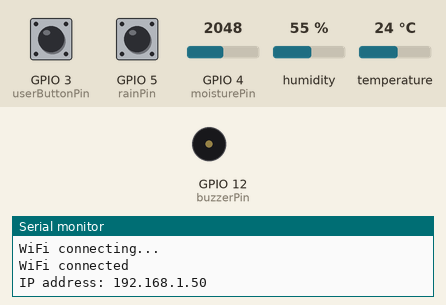
Recording of a sketch running on a simulated ESP32. Shown: buzzer (waves = sounding), the last lines printed to the serial monitor. The test bench sets the inputs (shaded band); at power-on: GPIO 4 (moisturePin) = 2048, GPIO 3 (userButtonPin) HIGH, GPIO 5 (rainPin) HIGH, humidity 55 %, temperature 24 °C. WiFi joins after 1.5 s; servers stay silent unless stated; no MQTT or app messages arrive unless stated.

Above: at 5.8 s.
5.9 s: GPIO 4 (moisturePin) set to 2000
11.2 s: GPIO 4 (moisturePin) set to 1924
At 15.1 s:
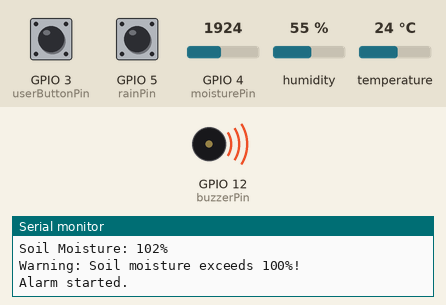
17.4 s: GPIO 3 (userButtonPin) pulled LOW for 3 s
Timing chart, 0 to 42.5 s (numbered marks = the images above; inputs shaded):
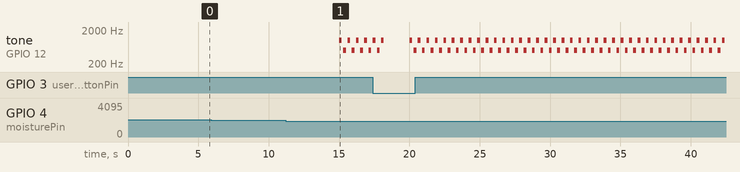

Measured:
- the behaviour switches between 1971 and 1970 on GPIO 4 (moisturePin) (found by bisection; images 0 and 1)
- after the input at 11.2 s, tone on GPIO 12 (buzzerPin): silent → 1000 Hz after 3.8 s, then repeats every 0.60 s: silent 0.10 s, 500 Hz 0.20 s, silent 0.10 s, 1000 Hz 0.20 s

The sketch:

CPC357Project.ino
```cpp
#include "DHT.h"  // 包含用于 DHT 传感器的库 // Include library for DHT sensor
#include "alarm.h"
#include "mynetwork.h"
#include "RainMonitor.h"
#include "SoilMoistureMonitor.h"
#include "SharedResources.h"

#define DHTTYPE DHT11  // 定义传感器类型为 DHT11 // Define the sensor type as DHT11

const int dht11Pin = 42;
const int rainPin = 5;
const int moisturePin = 4;
const int userButtonPin = 3;
const int colorLedPin = 46;

const int MinMoistureValue = 5000;
const int MaxMoistureValue = 2000;

char buffer[128] = "";       // 创建一个文本缓冲区，用于存储消息 // Create a text buffer for storing messages
DHT dht(dht11Pin, DHTTYPE);  // 初始化 DHT 传感器 // Initialize the DHT sensor

const bool enableNetwork = false;

void setup() {
  Serial.begin(115200);
  dht.begin();  // 初始化 DHT 传感器 // Initialize the DHT sensor
  pinMode(userButtonPin, INPUT);

  network::setup_network();

  initSharedResources();
  RainMonitor::setupRainMonitor(rainPin);                                                          // 初始化雨监控 // Initialize rain monitoring
  SoilMoistureMonitor::setupSoilMoistureMonitor(moisturePin, MinMoistureValue, MaxMoistureValue);  // 初始化土壤湿度监控 // Initialize soil moisture monitoring
}

void loop() {
  delay(3000);
  if (digitalRead(userButtonPin) != HIGH) {
    alarmPlay::stopAlarm();
  }

  float temperature = dht.readTemperature();  // 从 DHT 传感器读取温度值 // Read temperature value from the DHT sensor
  float humidity = dht.readHumidity();

  if (xSemaphoreTake(serialMutex, portMAX_DELAY)) {
    sprintf(buffer, "[Temperature]%.2f", temperature);
    network::mqtt_publish("iot/devices/DH11", buffer);
    sprintf(buffer, "[Humidity]%.2f", humidity);
    network::mqtt_publish("iot/devices/DH11", buffer);
    xSemaphoreGive(serialMutex);
  }

  sprintf(buffer, "Temperature: %.2f degree Celsius, Humidity: %.2f%%", temperature, humidity);
  Serial.println(buffer);  // 打印发布的温度数据 // Print the published temperature data
}
```

RainMonitor.cpp
```cpp
#include "RainMonitor.h"
#include "SharedResources.h"
#include "mynetwork.h"

namespace RainMonitor {
unsigned long rainDuration = 0;  // 累计下雨时间 Time of rain (ms)
int rainPin = -1;                // 雨感应引脚 Rain sensor pin
unsigned long startTime = 0;     // 下雨开始时间 Start time of rain
bool isRaining = false;          // 当前是否下雨 Is it raining now?
char buffer[128] = "";

// FreeRTOS 任务：监控雨感应引脚状态 Task to monitor the rain sensor pin status
void monitorRainTask(void *parameter) {
  while (true) {
    int raining = !digitalRead(rainPin);  // 雨感应状态 Rain sensor status
    if (xSemaphoreTake(serialMutex, portMAX_DELAY)) {
        sprintf(buffer, "[Rain]%d", raining);
        network::mqtt_publish("iot/devices/MH-RD",buffer);

        sprintf(buffer, "Raining: %d", raining);
        Serial.println(buffer);

      xSemaphoreGive(serialMutex);  // 释放互斥量 Release the mutex
    }


    if (raining && !isRaining) {
      // 开始下雨，记录起始时间 Start raining, record start time
      startTime = millis();
      isRaining = true;
    } else if (!raining && isRaining) {
      // 停止下雨，累计时间 Stop raining, accumulate time
      rainDuration = millis() - startTime;
      isRaining = false;

      // 输出累计时间 Output accumulated time
      if (xSemaphoreTake(serialMutex, portMAX_DELAY)) {
        sprintf(buffer, "[RainDuration]%lu", rainDuration);
        network::mqtt_publish("iot/devices/MH-RD",buffer);

        sprintf(buffer, "Rain Duration: %lu ms", rainDuration);
        Serial.println(buffer);

        xSemaphoreGive(serialMutex);  // 释放互斥量 Release the mutex
      }
    }

    vTaskDelay(pdMS_TO_TICKS(5000));
  }
}

// 初始化雨监控 Initialize rain monitoring
void setupRainMonitor(int pin) {
  rainPin = pin;
  pinMode(rainPin, INPUT);

  // 初始化任务 Initialize task
  xTaskCreate(
    monitorRainTask,      // 任务函数 Task function
    "Monitor Rain Task",  // 任务名称 Task name
    4096,                 // 栈大小 Stack size
    NULL,                 // 无参数 No parameter
    1,                    // 优先级 Priority
    NULL                  // 无需任务句柄 No task handle
  );
}

// 启动雨监控任务（备用） Start rain monitoring task (backup)
void startRainMonitorTask() {
  Serial.println("Rain Monitor Task is running...");
}
}
```

RainMonitor.h
```cpp
#pragma once

#include <Arduino.h>
#include "freertos/FreeRTOS.h"
#include "freertos/task.h"

namespace RainMonitor {
    extern unsigned long rainDuration; // 累计下雨时间 (ms) // Time of rain (ms)
    extern int rainPin;                // 雨感应引脚 // Rain sensor pin

    void setupRainMonitor(int pin);    // 初始化雨监控 // Initialize rain monitoring
    void startRainMonitorTask();       // 启动雨监控任务 // Start rain monitoring task
}
```

SharedResources.cpp
```cpp
#include "SharedResources.h"

// 定义互斥量 Define the mutex
SemaphoreHandle_t serialMutex = NULL;

// 初始化互斥量的函数 Function to initialize the mutex
void initSharedResources() {
  serialMutex = xSemaphoreCreateMutex();
  if (serialMutex == NULL) {
    Serial.println("Failed to create shared mutex!");
  }
}
```

SharedResources.h
```cpp
#pragma once

#include <Arduino.h>
#include <FreeRTOS.h>

// 声明互斥量 Declare the mutex
extern SemaphoreHandle_t serialMutex;
void initSharedResources();
```

SoilMoistureMonitor.cpp
```cpp
#include "SoilMoistureMonitor.h"
#include "alarm.h"
#include "SharedResources.h"
#include "mynetwork.h"

namespace SoilMoistureMonitor {

TaskHandle_t soilMoistureTaskHandle = NULL;  // 任务句柄 Task handle
int moisturePin = -1;                        // 土壤湿度传感器引脚 Soil moisture sensor pin
int minMoistureValue = 5000;                 // 默认最小湿度值 // Default minimum humidity value
int maxMoistureValue = 2000;                 // 默认最大湿度值 // Default maximum humidity value
char buffer[128] = "";

// 土壤湿度监控任务 Soil moisture monitoring task
void soilMoistureTask(void *parameter) {
  while (true) {
    // 读取并计算湿度百分比 Read and calculate humidity percentage
    int moistureValue = analogRead(moisturePin);
    int moisture = map(moistureValue, minMoistureValue, maxMoistureValue, 0, 100);

    // 打印土壤湿度 Print soil moisture
    if (xSemaphoreTake(serialMutex, portMAX_DELAY)) {
      sprintf(buffer, "[SoilMoisture]%d", moisture);
      network::mqtt_publish("iot/devices/MH-Moisture", buffer);

      sprintf(buffer, "Soil Moisture: %d%%", moisture);
      Serial.println(buffer);

      xSemaphoreGive(serialMutex);  // 释放互斥量 Release mutex
    }

    // 如果湿度超过 100%，触发报警 If the humidity exceeds 100%, trigger an alarm
    if (moisture > 100) {
      if (xSemaphoreTake(serialMutex, portMAX_DELAY)) {
        Serial.println("Warning: Soil moisture exceeds 100%!");

        xSemaphoreGive(serialMutex);  // 释放互斥量 Release mutex
      }
      alarmPlay::startAlarm();
    } else {
      if (alarmPlay::isAlarmRunning()) {
        alarmPlay::stopAlarm();
      }
    }

    vTaskDelay(pdMS_TO_TICKS(5000));
  }
}

// 初始化土壤湿度监控 Initialize soil moisture monitoring
void setupSoilMoistureMonitor(int pin, int minVal, int maxVal) {
  moisturePin = pin;
  minMoistureValue = minVal;
  maxMoistureValue = maxVal;

  pinMode(moisturePin, INPUT);

  // 创建土壤湿度监控任务 Create soil moisture monitoring task
  xTaskCreate(
    soilMoistureTask,        // 任务函数 Task function
    "Soil Moisture Task",    // 任务名称 Task name
    4096,                    // 栈大小  Stack size
    NULL,                    // 参数 Parameters
    1,                       // 优先级 Priority
    &soilMoistureTaskHandle  // 保存任务句柄 Save task handle
  );
}

void startSoilMoistureTask() {
  Serial.println("Soil Moisture Monitoring Task is running...");
}

}
```

SoilMoistureMonitor.h
```cpp
#pragma once

#include <Arduino.h>
#include "freertos/FreeRTOS.h"
#include "freertos/task.h"

namespace SoilMoistureMonitor {
    extern TaskHandle_t soilMoistureTaskHandle; // 任务句柄 Task handle
    extern int moisturePin;                    // 土壤湿度传感器引脚 Soil moisture sensor pin
    extern int minMoistureValue;               // 最小湿度值（校准值） Minimum moisture value (calibrated value)
    extern int maxMoistureValue;               // 最大湿度值（校准值） Maximum moisture value (calibrated value)

    void setupSoilMoistureMonitor(int pin, int minVal, int maxVal);
    void startSoilMoistureTask();
    void soilMoistureTask(void *parameter);
}
```

alarm.cpp
```cpp
#include "alarm.h"

namespace alarmPlay {
int buzzerPin = 12;
TaskHandle_t alarmTaskHandle = NULL;

void playMidi(int pin, const int notes[][3], size_t len) {
  for (int i = 0; i < len; i++) {
    tone(pin, notes[i][0]);
    delay(notes[i][1]);
    noTone(pin);
    delay(notes[i][2]);
  }
}

void playAlarm(int buzzerPin) {
  tone(buzzerPin, 1000);
  delay(200);
  noTone(buzzerPin);
  delay(100);

  tone(buzzerPin, 500);
  delay(200);
  noTone(buzzerPin);
  delay(100);
}

void playAlarmTask(void *parameter) {
  while (true) {
    playAlarm(buzzerPin);
  }
}

void setupAlarm(int pin) {
  buzzerPin = pin;
  pinMode(buzzerPin, OUTPUT);
}
void startAlarm() {
  if (alarmTaskHandle == NULL) {
    xTaskCreate(
      playAlarmTask,    // 任务函数 Task function
      "Alarm Task",     // 任务名称 Task name
      1000,             // 栈大小 Stack size
      NULL,             // 参数 Parameter
      1,                // 优先级 Priority
      &alarmTaskHandle  // 保存任务句柄 Save the task handle
    );
    Serial.println("Alarm started.");
  } else {
    Serial.println("Alarm is already running.");
  }
}
void stopAlarm() {
  if (alarmTaskHandle != NULL) {
    vTaskDelete(alarmTaskHandle);  // 删除任务 Delete the task
    alarmTaskHandle = NULL;
    noTone(buzzerPin);  // 确保蜂鸣器停止 Ensure the buzzer stops
    Serial.println("Alarm stopped.");
  } else {
    Serial.println("Alarm is not running.");
  }
}
bool isAlarmRunning() {
  if (alarmTaskHandle != NULL) {
    return true;
  }
  return false;  // 如果任务句柄为空，任务未运行 If the task handle is empty, the task is not running
}

}
```

alarm.h
```cpp
#pragma once

#include <Arduino.h>
#include "freertos/FreeRTOS.h"
#include "freertos/task.h"

#define ARRAY_LEN(array) (sizeof(array) / sizeof(array[0]))
#define A3 220
#define C4 262
#define E4 330
#define A4 440
#define C5 523
#define E5 659
#define B3 247
#define D4 294
#define G4 392
#define B4 494
#define D5 587
#define G5 784
#define A5 880
#define Fb5 740
#define D6 1175
#define Fb6 1480
#define E6 1319
#define G6 1568
#define B5 988
#define Gb5 831
#define Gb4 415
#define Cb5 554
#define Fb4 370
#define F5 698
#define Cb6 1109
#define Cb4 277
#define Gb3 208
#define Fb3 185
#define C6 1047
#define A6 1760

namespace alarmPlay{
  const int midi1[592][3] = {
  {A3, 169, 10},
  {C4, 169, 10},
  {E4, 169, 10},
  {A4, 169, 10},
  {C5, 169, 10},
  {E5, 169, 10},
  {B3, 169, 10},
  {D4, 169, 10},
  {G4, 169, 10},
  {B4, 169, 10},
  {D5, 169, 10},
  {G5, 169, 10},
  {C4, 169, 10},
  {E4, 169, 10},
  {A4, 169, 10},
  {C5, 169, 10},
  {E5, 169, 10},
  {A5, 169, 10},
  {D5, 169, 10},
  {E5, 169, 10},
  {G5, 84, 5},
  {E5, 84, 5},
  {C5, 169, 10},
  {B4, 169, 10},
  {G4, 169, 10},
  {A3, 169, 10},
  {C4, 169, 10},
  {E4, 169, 10},
  {A4, 169, 10},
  {C5, 169, 10},
  {E5, 169, 10},
  {B3, 169, 10},
  {D4, 169, 10},
  {G4, 169, 10},
  {B4, 169, 10},
  {D5, 169, 10},
  {G5, 169, 10},
  {C4, 169, 10},
  {E4, 169, 10},
  {A4, 169, 10},
  {C5, 169, 10},
  {E5, 169, 10},
  {A5, 169, 10},
  {D5, 169, 10},
  {E5, 169, 10},
  {G5, 84, 5},
  {E5, 84, 5},
  {C5, 169, 10},
  {B4, 169, 10},
  {G4, 169, 10},
  {A4, 169, 10},
  {C5, 169, 10},
  {E5, 169, 10},
  {A4, 169, 10},
  {E5, 169, 10},
  {A4, 84, 5},
  {C5, 84, 5},
  {B4, 169, 10},
  {B4, 169, 10},
  {E5, 169, 10},
  {B4, 169, 10},
  {E5, 169, 10},
  {B4, 169, 10},
  {C5, 169, 10},
  {A4, 169, 10},
  {E5, 169, 10},
  {A4, 169, 10},
  {E5, 169, 10},
  {A4, 84, 5},
  {C5, 84, 5},
  {D5, 169, 10},
  {E5, 169, 10},
  {G5, 169, 10},
  {D5, 56, 4},
  {E5, 56, 4},
  {D5, 56, 4},
  {B4, 169, 10},
  {G4, 169, 10},
  {A4, 169, 10},
  {C4, 169, 10},
  {E5, 169, 10},
  {A4, 169, 10},
  {E5, 169, 10},
  {E5, 169, 10},
  {B4, 169, 10},
  {D4, 169, 10},
  {E5, 169, 10},
  {C5, 169, 10},
  {E5, 169, 10},
  {A5, 169, 10},
  {Fb5, 169, 10},
  {A4, 169, 10},
  {D5, 169, 10},
  {Fb5, 169, 10},
  {A5, 169, 10},
  {D6, 169, 10},
  {Fb6, 1017, 54},
  {E5, 339, 19},
  {A4, 169, 10},
  {B4, 169, 10},
  {C5, 169, 10},
  {E5, 169, 10},
  {D5, 339, 19},
  {G4, 339, 19},
  {D5, 339, 19},
  {C5, 339, 19},
  {B4, 169, 10},
  {C5, 169, 10},
  {B4, 169, 10},
  {G4, 169, 10},
  {E4, 339, 19},
  {A4, 339, 19},
  {A4, 339, 19},
  {E5, 339, 19},
  {A4, 169, 10},
  {C5, 169, 10},
  {E5, 169, 10},
  {G5, 169, 10},
  {Fb5, 339, 19},
  {D5, 339, 19},
  {D5, 169, 10},
  {E5, 169, 10},
  {C5, 169, 10},
  {B4, 169, 10},
  {G4, 339, 19},
  {B4, 339, 19},
  {A4, 1017, 54},
  {E5, 339, 19},
  {A4, 169, 10},
  {B4, 169, 10},
  {C5, 169, 10},
  {E5, 169, 10},
  {D5, 339, 19},
  {G4, 339, 19},
  {D5, 339, 19},
  {C5, 339, 19},
  {B4, 169, 10},
  {C5, 169, 10},
  {B4, 169, 10},
  {G4, 169, 10},
  {E4, 339, 19},
  {A4, 339, 19},
  {A4, 339, 19},
  {E5, 339, 19},
  {A4, 169, 10},
  {C5, 169, 10},
  {E5, 169, 10},
  {G5, 169, 10},
  {Fb5, 339, 19},
  {D5, 339, 19},
  {D5, 169, 10},
  {E5, 169, 10},
  {C5, 169, 10},
  {B4, 169, 10},
  {G4, 339, 19},
  {B4, 339, 19},
  {A4, 1017, 54},
  {A4, 339, 19},
  {E5, 678, 36},
  {D5, 169, 10},
  {E5, 169, 10},
  {G5, 169, 10},
  {D5, 56, 4},
  {E5, 56, 4},
  {D5, 56, 4},
  {B4, 169, 10},
  {G4, 169, 10},
  {A4, 339, 19},
  {E5, 678, 36},
  {A5, 339, 19},
  {E6, 678, 36},
  {A5, 339, 19},
  {E6, 678, 36},
  {D6, 169, 10},
  {E6, 169, 10},
  {G6, 169, 10},
  {D6, 56, 4},
  {E6, 56, 4},
  {D6, 56, 4},
  {B5, 169, 10},
  {G5, 169, 10},
  {A5, 2035, 108},
  {A4, 339, 19},
  {E5, 678, 36},
  {D5, 169, 10},
  {E5, 169, 10},
  {G5, 169, 10},
  {D5, 56, 4},
  {E5, 56, 4},
  {D5, 56, 4},
  {B4, 169, 10},
  {G4, 169, 10},
  {A4, 339, 19},
  {E5, 678, 36},
  {A5, 339, 19},
  {E6, 678, 36},
  {A5, 339, 19},
  {E6, 678, 36},
  {D6, 169, 10},
  {E6, 169, 10},
  {G6, 169, 10},
  {D6, 56, 4},
  {E6, 56, 4},
  {D6, 56, 4},
  {B5, 169, 10},
  {G5, 169, 10},
  {Gb5, 1017, 54},
  {B4, 339, 19},
  {A4, 339, 19},
  {Gb4, 339, 19},
  {A4, 508, 28},
  {A4, 84, 5},
  {B4, 84, 5},
  {Cb5, 254, 14},
  {B4, 254, 14},
  {Cb5, 169, 10},
  {Cb5, 508, 28},
  {Cb5, 84, 5},
  {Fb5, 84, 5},
  {Gb5, 169, 10},
  {A5, 169, 10},
  {Gb5, 56, 4},
  {A5, 56, 4},
  {Gb5, 56, 4},
  {E5, 169, 10},
  {Fb5, 254, 14},
  {Gb5, 254, 14},
  {A5, 169, 10},
  {Gb5, 254, 14},
  {E5, 254, 14},
  {D5, 169, 10},
  {Cb5, 508, 28},
  {Fb5, 169, 10},
  {Fb5, 678, 36},
  {D5, 678, 36},
  {D5, 254, 14},
  {E5, 254, 14},
  {D5, 169, 10},
  {Cb5, 254, 14},
  {B4, 254, 14},
  {A4, 169, 10},
  {A4, 254, 14},
  {Gb4, 254, 14},
  {Fb4, 169, 10},
  {Gb4, 254, 14},
  {A4, 254, 14},
  {B4, 169, 10},
  {Cb5, 84, 5},
  {B4, 84, 5},
  {Cb5, 84, 5},
  {D5, 84, 5},
  {E5, 84, 5},
  {D5, 84, 5},
  {E5, 84, 5},
  {Fb5, 84, 5},
  {F5, 169, 10},
  {Gb4, 169, 10},
  {Fb5, 169, 10},
  {Gb4, 169, 10},
  {Gb5, 169, 10},
  {Gb4, 169, 10},
  {B5, 339, 19},
  {A5, 508, 28},
  {A5, 84, 5},
  {B5, 84, 5},
  {Cb6, 169, 10},
  {B5, 56, 4},
  {Cb6, 56, 4},
  {B5, 225, 13},
  {A5, 169, 10},
  {Gb5, 508, 28},
  {Gb5, 84, 5},
  {A5, 84, 5},
  {B5, 169, 10},
  {A5, 169, 10},
  {Gb5, 56, 4},
  {A5, 56, 4},
  {Gb5, 56, 4},
  {E5, 169, 10},
  {Fb5, 254, 14},
  {Gb5, 254, 14},
  {A5, 169, 10},
  {Gb5, 254, 14},
  {E5, 254, 14},
  {D5, 169, 10},
  {Cb5, 508, 28},
  {Fb5, 169, 10},
  {Fb5, 678, 36},
  {D5, 678, 36},
  {D5, 254, 14},
  {E5, 254, 14},
  {D5, 169, 10},
  {Cb5, 254, 14},
  {B4, 254, 14},
  {A4, 169, 10},
  {A4, 254, 14},
  {Gb4, 254, 14},
  {Fb4, 169, 10},
  {Gb4, 254, 14},
  {A4, 254, 14},
  {B4, 169, 10},
  {Cb5, 84, 5},
  {B4, 84, 5},
  {Cb5, 84, 5},
  {D5, 84, 5},
  {E5, 84, 5},
  {D5, 84, 5},
  {E5, 84, 5},
  {Fb5, 84, 5},
  {F5, 169, 10},
  {Gb4, 84, 5},
  {Cb5, 84, 5},
  {Fb5, 169, 10},
  {Gb4, 84, 5},
  {Cb5, 84, 5},
  {Gb5, 169, 10},
  {Gb4, 84, 5},
  {Cb5, 84, 5},
  {B5, 339, 19},
  {A3, 169, 10},
  {Cb4, 169, 10},
  {Fb4, 169, 10},
  {A4, 169, 10},
  {Gb3, 169, 10},
  {B3, 169, 10},
  {E4, 169, 10},
  {Gb4, 169, 10},
  {B4, 169, 10},
  {A3, 169, 10},
  {Cb4, 169, 10},
  {Fb4, 169, 10},
  {A4, 169, 10},
  {B4, 169, 10},
  {A4, 169, 10},
  {Gb4, 169, 10},
  {E4, 169, 10},
  {Fb3, 169, 10},
  {A3, 169, 10},
  {Cb4, 169, 10},
  {Fb4, 169, 10},
  {A4, 169, 10},
  {Cb5, 169, 10},
  {Gb3, 169, 10},
  {B3, 169, 10},
  {E4, 169, 10},
  {Gb4, 169, 10},
  {B4, 169, 10},
  {E5, 169, 10},
  {A3, 169, 10},
  {Cb4, 169, 10},
  {Fb4, 169, 10},
  {A4, 169, 10},
  {Cb5, 169, 10},
  {Fb5, 169, 10},
  {B4, 169, 10},
  {Cb5, 169, 10},
  {E5, 84, 5},
  {Cb5, 84, 5},
  {A4, 169, 10},
  {Gb4, 169, 10},
  {E4, 169, 10},
  {A4, 169, 10},
  {C5, 169, 10},
  {E5, 169, 10},
  {A4, 169, 10},
  {E5, 169, 10},
  {A4, 84, 5},
  {C5, 84, 5},
  {B4, 169, 10},
  {B4, 169, 10},
  {E5, 169, 10},
  {B4, 169, 10},
  {E5, 169, 10},
  {B4, 169, 10},
  {C5, 169, 10},
  {A4, 169, 10},
  {E5, 169, 10},
  {A4, 169, 10},
  {E5, 169, 10},
  {A4, 84, 5},
  {C5, 84, 5},
  {D5, 169, 10},
  {E5, 169, 10},
  {G5, 169, 10},
  {D5, 56, 4},
  {E5, 56, 4},
  {D5, 56, 4},
  {B4, 169, 10},
  {G4, 169, 10},
  {A4, 169, 10},
  {C5, 169, 10},
  {E5, 169, 10},
  {A5, 169, 10},
  {C6, 169, 10},
  {E6, 169, 10},
  {B4, 169, 10},
  {D5, 169, 10},
  {G5, 169, 10},
  {B5, 169, 10},
  {D6, 169, 10},
  {A6, 169, 10},
  {Fb5, 169, 10},
  {A4, 169, 10},
  {D5, 169, 10},
  {Fb5, 169, 10},
  {A5, 169, 10},
  {D6, 169, 10},
  {Fb6, 339, 19},
  {D6, 169, 10},
  {Fb6, 169, 10},
  {D5, 169, 10},
  {Fb5, 169, 10},
  {D6, 2136, 0},
  };
  // using https://github.com/ShivamJoker/MIDI-to-Arduino

  extern TaskHandle_t alarmTaskHandle;

  void playAlarmTask(void *parameter);
  void playMidi(int pin, const int notes[][3], size_t len);
  void playAlarm(int buzzerPin);

  void setupAlarm(int pin);
  void startAlarm();
  void stopAlarm();
  bool isAlarmRunning();
}
```

mynetwork.h
```cpp
#pragma once

#include <PubSubClient.h> // 包含用于 MQTT 客户端的库 // Include library for MQTT client
#include <WiFi.h> // 包含用于 ESP32 WiFi 功能的库 // Include library for ESP32 WiFi functionality

namespace network{
  extern const char* WIFI_SSID;
  extern const char* WIFI_PASSWORD;
  extern const char* MQTT_SERVER;
  extern const char* MQTT_TOPIC;
  extern const int MQTT_PORT;

  extern WiFiClient espClient; // 声明 WiFi 客户端对象 // Declare WiFi client object
  extern PubSubClient client;  // 声明 MQTT 客户端对象 // Declare MQTT client object

  void setup_wifi(void *parameter);
  void reconnect();
  void setup_network();
  void mqtt_publish(const char* MQTT_TOPIC, const char* buffer);

}
```

Source omitted: mynetwork.cpp (3975 bytes)
